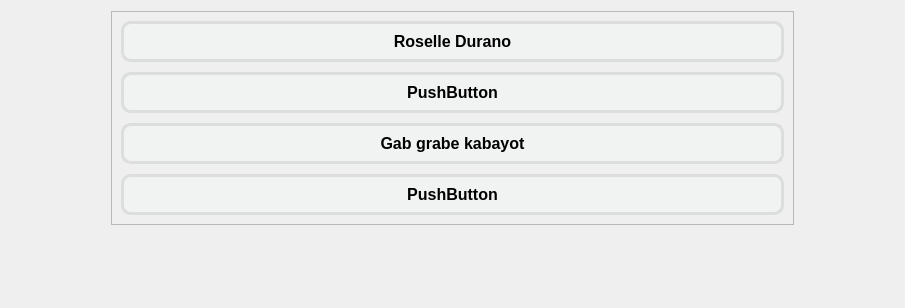
                          <widget class="QWidget" name="scrollAreaWidgetContents_5">
                           <property name="geometry">
                            <rect>
                             <x>0</x>
                             <y>0</y>
                             <width>905</width>
                             <height>308</height>
                            </rect>
                           </property>
                           <layout class="QVBoxLayout" name="verticalLayout_30">
                            <item>
                             <widget class="QWidget" name="widget_4" native="true">
                              <property name="styleSheet">
                               <string notr="true"/>
                              </property>
                              <layout class="QVBoxLayout" name="verticalLayout_29">
                               <property name="leftMargin">
                                <number>100</number>
                               </property>
                               <property name="topMargin">
                                <number>0</number>
                               </property>
                               <property name="rightMargin">
                                <number>100</number>
                               </property>
                               <item alignment="Qt::AlignTop">
                                <widget class="QFrame" name="frame">
                                 <property name="styleSheet">
                                  <string notr="true">QPushButton{
background-color: rgb(241, 242, 242);
border-radius: 10px;
border: 3px solid  rgb(220, 221, 221);
min-height: 35px;
text-align: center;
text-color: rgb(0, 0, 0);
font-family: Arial;
font-size: 16px;
font-weight: bold; 
}

</string>
                                 </property>
                                 <property name="frameShape">
                                  <enum>QFrame::StyledPanel</enum>
                                 </property>
                                 <property name="frameShadow">
                                  <enum>QFrame::Raised</enum>
                                 </property>
                                 <layout class="QGridLayout" name="gridLayout_9">
                                  <property name="verticalSpacing">
                                   <number>10</number>
                                  </property>
                                  <item row="0" column="0">
                                   <widget class="QPushButton" name="roselle">
                                    <property name="sizePolicy">
                                     <sizepolicy hsizetype="Expanding" vsizetype="Preferred">
                                      <horstretch>0</horstretch>
                                      <verstretch>0</verstretch>
                                     </sizepolicy>
                                    </property>
                                    <property name="text">
                                     <string>Roselle Durano</string>
                                    </property>
                                   </widget>
                                  </item>
                                  <item row="2" column="0">
                                   <widget class="QPushButton" name="pushButton_2">
                                    <property name="text">
                                     <string>Gab grabe kabayot</string>
                                    </property>
                                   </widget>
                                  </item>
                                  <item row="3" column="0">
                                   <widget class="QPushButton" name="pushButton_13">
                                    <property name="text">
                                     <string>PushButton</string>
                                    </property>
                                   </widget>
                                  </item>
                                  <item row="1" column="0">
                                   <widget class="QPushButton" name="pushButton_15">
                                    <property name="text">
                                     <string>PushButton</string>
                                    </property>
                                   </widget>
                                  </item>
                                 </layout>
                                </widget>
                               </item>
                              </layout>
                             </widget>
                            </item>
                           </layout>
                          </widget>
